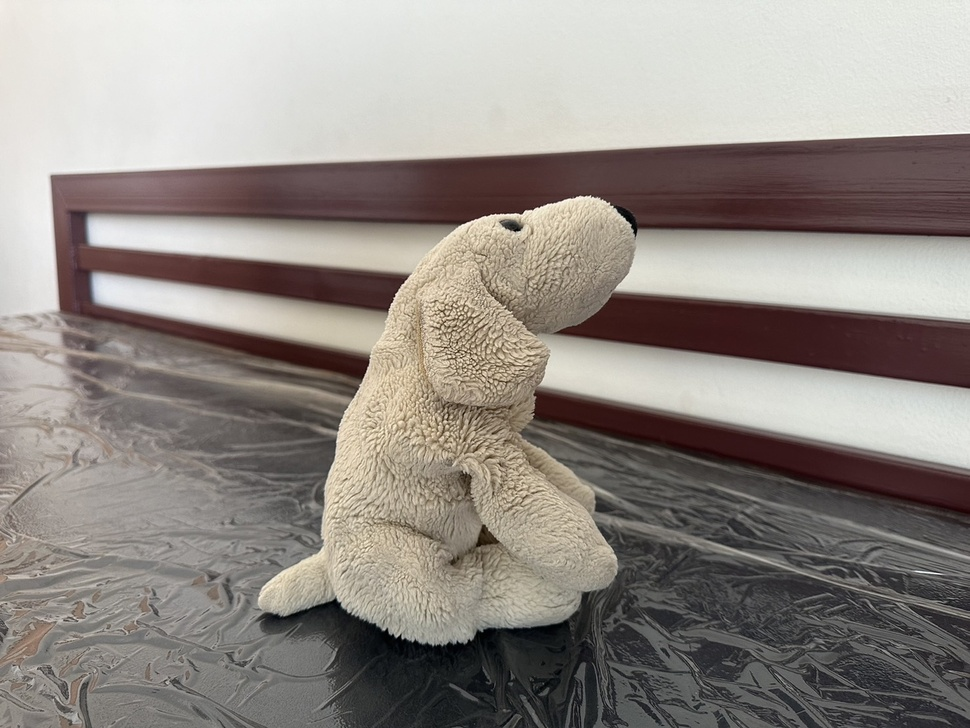
#> input picture image-formation/sample-images/dog.jpg, 970 x 728 px, shrunk from 1477 x 1108 before the run
$ python 2d-rotation.py
#> lines starting #> are read from the running program, lines starting #| are printed output that depends on the picture
from PIL import Image
import numpy as np
import cv2 as cv
import collections

img_path = 'sample-images/'

img = cv.imread(img_path + 'dog.jpg', cv.IMREAD_GRAYSCALE)
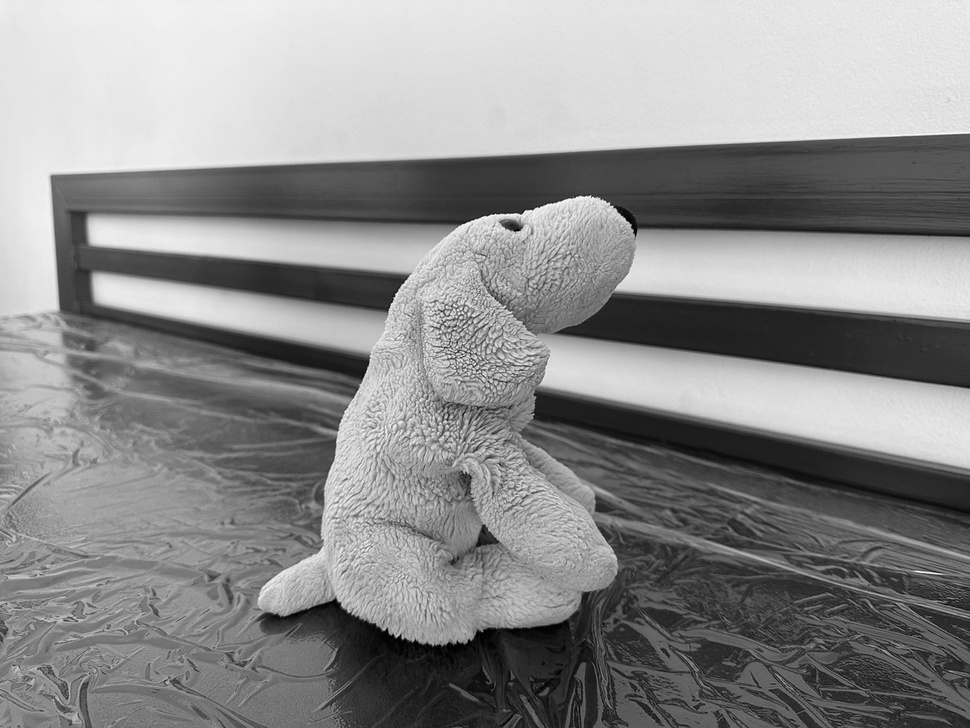
#> img: shape (728, 970); min 0, max 255, mean 140.6
imgData = np.asarray(img)

rows, cols = img.shape # (1476, 1107)
#> rows = 728; cols = 970

theta = np.pi/2

# Scaling
a = 1
b = 0.2

rotation_matrix = np.array([
    [a*np.cos(theta), b*-np.sin(theta), cols],
    [a*np.sin(theta), b*np.cos(theta), 0]
    ])

M = cv.getRotationMatrix2D(((cols-1)/2.0,(rows-1)/2.0), -90, 1) # Built-in Rotation Matrix Generation

dst1 = cv.warpAffine(img, rotation_matrix, (cols, rows))
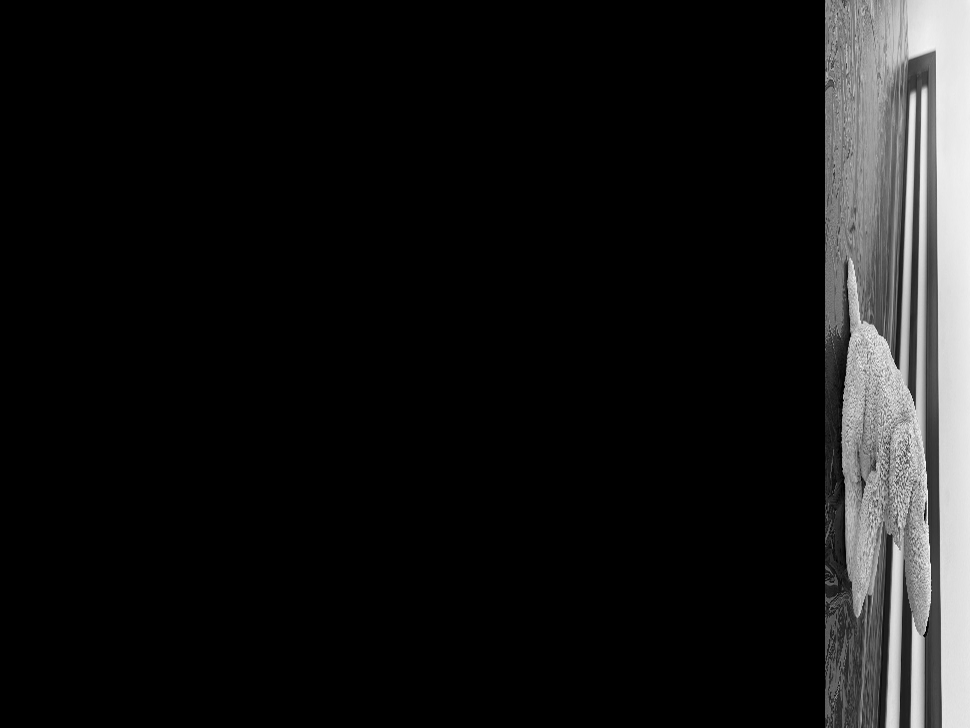
#> dst1: shape (728, 970); min 0, max 252, mean 21.6

# Image Rotation with openCV
dst2 = cv.warpAffine(img, rotation_matrix, (cols,rows))

cv.imshow('img 1', dst1)
cv.imshow('img 2', dst2)
cv.waitKey(0)
cv.destroyAllWindows()
